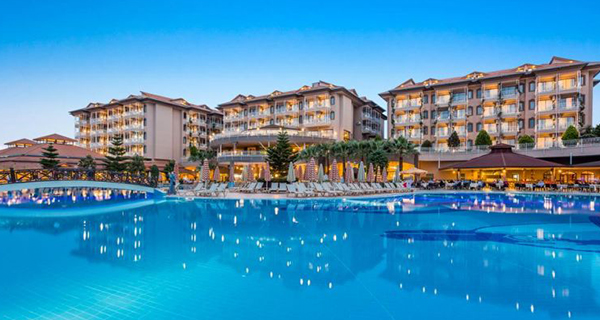
#> input picture landscape.jpg, 600 x 320 px
$ jupyter execute --allow-errors ' Geometric transformations of images.ipynb'
#> lines starting #> are read from the running program, lines starting #| are printed output that depends on the picture; after the words box and inside, x2 and y2 are one past the last pixel; in counts of white or black regions, pixels touching at a corner belong together
#  Geometric transformations of images - scaling, translation, rotation, perspective transformation.

**Scaling :**

[cell 1]
import cv2 as cv
import matplotlib.pyplot as plt
import numpy as np

[cell 2]
image = cv.imread("landscape.jpg")
#> image is the input picture: shape (320, 600, 3); mean B, G, R 181.7, 143.3, 68.1

[cell 3]
plt.axis("off")
plt.imshow(image)

[cell 4]
row,column,_ = image.shape
#> row = 320; column = 600
print("Rows : {} \nColumns : {}".format(row,column))
#| Rows : 320
#| Columns : 600

[cell 5]
scaled_image = cv.resize(image,None,fx=0.5,fy=1.5)
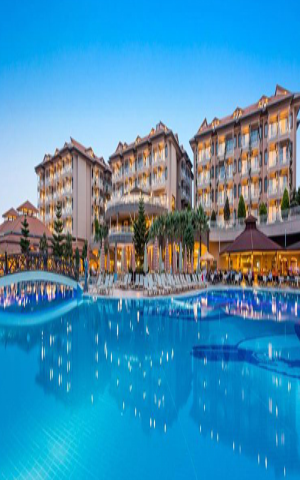
#> scaled_image: shape (480, 300, 3); mean B, G, R 181.6, 143.2, 68.1

plt.axis("off")
plt.imshow(scaled_image)

**Traslation :**

logic of matrix

[cell 6]
matt = np.array([[1, 0, 50], [0, 1, 50]],dtype=np.float64)

[cell 7]
trans_image = cv.warpAffine(image, matt, (column, row))
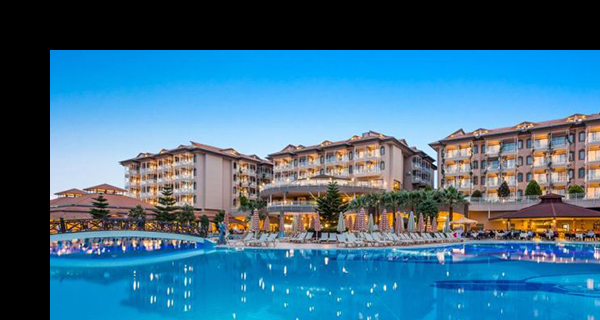
#> trans_image: shape (320, 600, 3); mean B, G, R 137.8, 110.4, 61.9

plt.axis("off")
plt.imshow(trans_image)

**Rotation :**

[cell 8]
matr = cv.getRotationMatrix2D((column/2, row/2), 60, 1)

[cell 9]
rotated_image = cv.warpAffine(image, matr, (column, row))
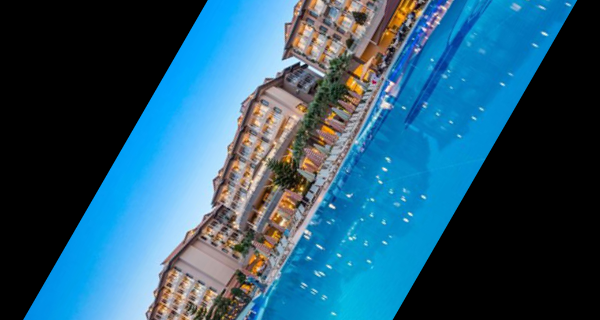
#> rotated_image: shape (320, 600, 3); mean B, G, R 112.3, 88.2, 41.9

plt.axis("off")
plt.imshow(rotated_image)

**Perspective Transformation:**

[cell 10]
image2 = cv.imread("depth.jpg")
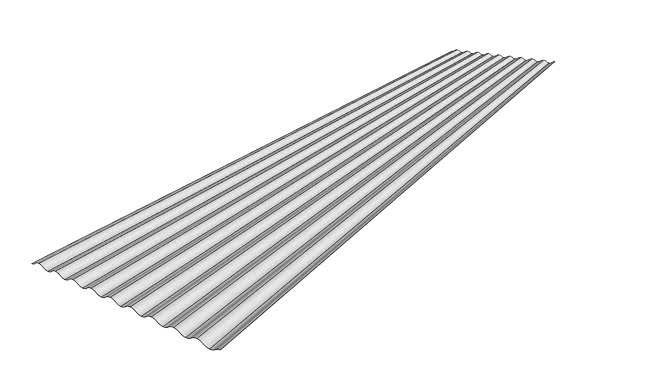
#> input picture depth.jpg, 654 x 368 px
#> image2 is the input picture: shape (368, 654, 3); min 25, max 255, mean 238.3

[cell 11]
image2.shape
#> Out = (368, 654, 3)

[cell 12]
plt.imshow(image2)

[cell 13]
cv.circle(image2, (450, 50), 5, (0, 0, 255), -1)
#> image2: shape (368, 654, 3); 0.03% of pixels changed, all inside (x1, y1, x2, y2) = (445, 45, 456, 56)
cv.circle(image2, (555, 65), 5, (0, 0, 255), -1)
#> image2: shape (368, 654, 3); mean B, G, R 238.2, 238.2, 238.4
cv.circle(image2, (32, 260), 5, (255, 0, 0), -1)
#> image2: shape (368, 654, 3); mean B, G, R 238.2, 238.1, 238.3
cv.circle(image2, (215, 350), 5, (255, 0, 0), -1)
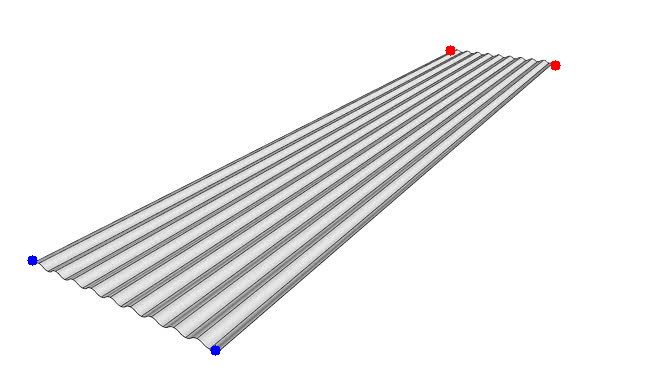
#> image2: shape (368, 654, 3); mean B, G, R 238.2, 238, 238.2
plt.imshow(image2)
